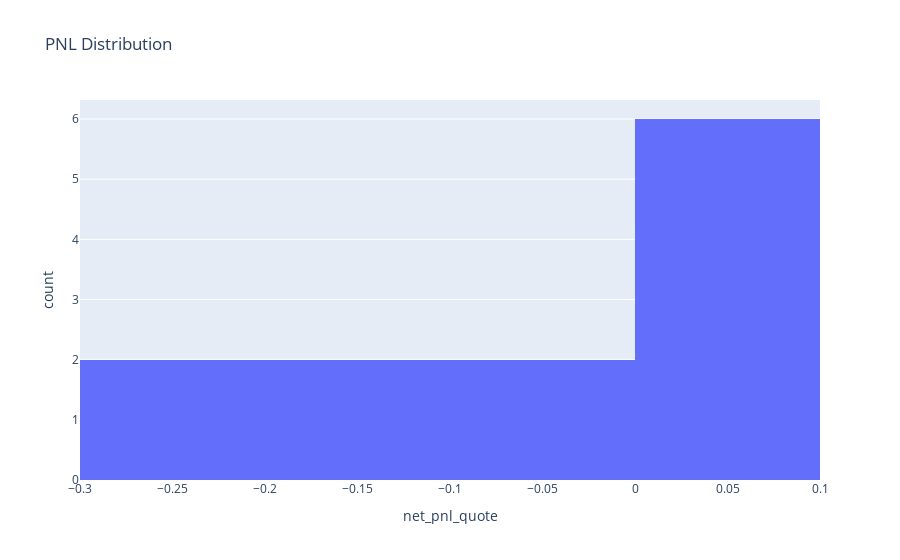

The cell this chart's notebook holds for it:
### Markdown cell above
### Histogram of PNL Distribution
The histogram displays the distribution of PNL values across all trades. It helps in understanding the frequency and range of profit and loss outcomes.

### Code cell
fig = px.histogram(executors_df, x='net_pnl_quote', title='PNL Distribution')
fig.show()

### Figure 1 — Plotly figure (JSON) as saved in the notebook; plotly's stock layout.template omitted (floating-point values rounded to 4 significant figures)
{"data": [{"bingroup": "x", "hovertemplate": "net_pnl_quote=%{x}<br>count=%{y}<extra></extra>", "legendgroup": "", "marker": {"color": "#636efa", "pattern": {"shape": ""}}, "name": "", "orientation": "v", "showlegend": false, "type": "histogram", "x": [0.005301, 0.005301, 0.03816, 0.03816, -0.202, -0.202, 0.05628, 0.05628, -0.1984, -0.1984, -0.04463, -0.04463], "xaxis": "x", "yaxis": "y"}], "layout": {"barmode": "relative", "legend": {"tracegroupgap": 0}, "title": {"text": "PNL Distribution"}, "xaxis": {"anchor": "y", "domain": [0, 1], "title": {"text": "net_pnl_quote"}}, "yaxis": {"anchor": "x", "domain": [0, 1], "title": {"text": "count"}}}}
